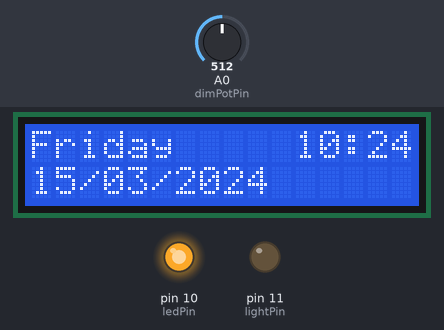
A sketch run on a simulated Arduino Uno, built with avr-gcc and run on an emulated ATmega328P. Parts: 16×2 character LCD, output pins drawn as LEDs (lit = HIGH). The inputs (shaded band) are chosen by the test bench; at power-on: A0 (dimPotPin) = 512. The local clock reads 2024-03-15 10:24:30 at power-on unless the sketch sets it; what the sketch prints to the serial monitor is not drawn.

Above: at 1.2 s.
1.3 s: A0 (dimPotPin) set to 49
At 2.8 s:
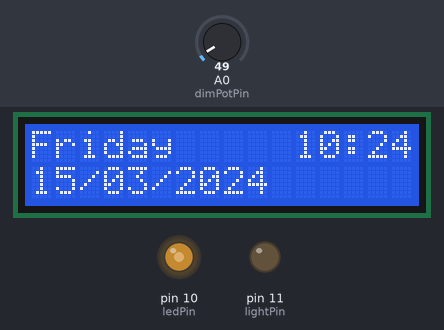
3.0 s: A0 (dimPotPin) set to 13
At 4.6 s:
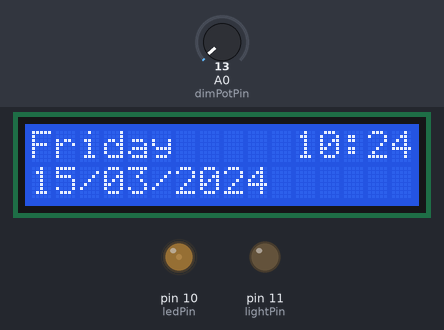
4.9 s: A0 (dimPotPin) set to 0
At 31.0 s:
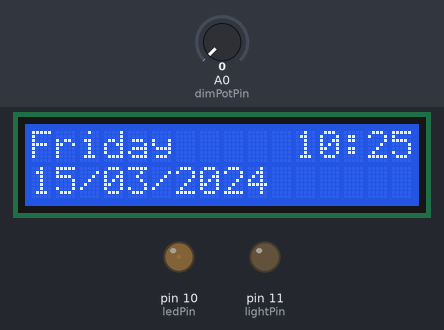
Timing chart, 0 to 31.5 s (numbered marks = the images above; inputs shaded):
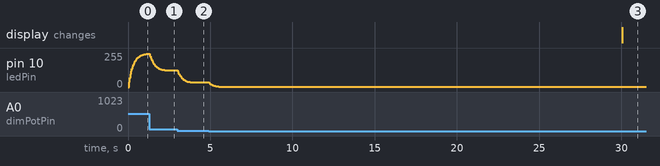

The sketch:

arduino_sunrise_clock.ino
```cpp
// Date and time functions using a DS1307 RTC connected via I2C and Wire lib
#include <Wire.h>
#include "RTClib.h"
#include <LiquidCrystal_I2C.h>  //This version of the library for the display with "I2C Backpack"

RTC_DS1307 rtc;
LiquidCrystal_I2C lcd(0x27,16,2);  // set the LCD address to 0x27 for a 16 chars and 2 line display

char daysOfTheWeek[7][12] = {"Sunday    ", "Monday    ", "Tuesday   ", "Wednesday ", "Thursday  ", "Friday    ", "Saturday  "};
byte buffer;                       //variable to hold data for length check
String buffers;                    //result of variable length check
byte lightPin = 11;                  //PWM output pin for sunrise light
byte ledPin = 10;                  //PWM output pin for display
byte ledVal = 1;                  //set lowest possible initial value for display brightness
byte dimPotPin = 14;                  //analog input from display dimmer pot
byte buttonModePin = 3;            //run mode change button
byte buttonPlusPin = 5;            //increment for setting
byte buttonMinusPin = 6;            //decrement for setting
byte buttonSnoozePin = 9;
byte currentGUIMode = 0;           //defined modes are run(0), clockset(1), alarmset(2), prealarmset(3), postalarmset(4)
byte currentAlarmMode = 1;         //defined modes are off(0), run(1), snooze(2)
byte snoozeDuration = 5;          //not an actual snooze but a temporary dimming.  Probably more useful if the light is uncomfortably bright as you crawl out of bed.
byte snoozeOffset = 50;           //dimming value for PWM when snooze pressed.
byte startBrightness = 1;         //initial PWM value when light turns on.
byte currentBrightness = 0;       //current value of PWM light output
long alarmCalcHour;               //
long alarmCalcMinute;               //
long alarmCalcSecond = 0;          //Created to prevent weird problems in time calculation when time rolls over a minute
long secondsToAlarm;               //
boolean initialStart;             //If true, sends user through all setup menus (assumes initial start or blank RTC)

//  Alarm clock settings which will eventually be stored/retrieved from nvram on the RTC
byte alarmHour = 6;                  //wake hour
byte alarmMinute = 40;                //wake minute
byte alarmSecond = 0;
byte alarmPreMinute = 25;             //number of minutes before alarm set time when light starts
byte alarmPostMinute = 20;            //number of minutes light will remain on after alarm time
byte maxBrightness = 200;         //maximum PWM value when light on.

// Alarm clock settings which will be retrieved from RTC nvram
//byte alarmHour;
//byte alarmMinute;
//byte alarmPreMinute;
//byte alarmPostMinute;
//byte maxBrightness;

void setup () {
  lcd.init();                      // initialize the lcd
  lcd.backlight();                 // turn on backlight.  Unnecessary due to AVR-controlled brighness but useful in case display brightness jumper is reinstalled
  pinMode(ledPin, OUTPUT);
  pinMode(lightPin, OUTPUT);
  pinMode(dimPotPin, INPUT);
  analogWrite(ledPin,ledVal);     //write display brightness to output pin

  while (!Serial);                // for Leonardo/Micro/Zero
  Serial.begin(57600);
  if (! rtc.begin()) {
    Serial.println("Couldn't find RTC");
    while (1);
  }

  //rtc.adjust(DateTime(2017, 12, 8, 20, 33, 0));  //set this to current time before first run of RTC.  Comment out then upload again.

  if (! rtc.isrunning()) {
    Serial.println("RTC is NOT running!");
    rtc.adjust(DateTime(2017, 12, 9, 0, 0, 0));  //RTC is not running, so set this startup date to get nearer to 'now'
    initialStart = true;                           //RTC was not set, so trigger all setup menus in sequence
  }

  //readSettings();                 //Read alarm settings from the RTC nvram

  //delay(1000); //Delay to allow RTC to start up.  Prevents garbage data on first display of clock.

  // This block of code reads the alarm settings out of the nvram of the RTC
}

void loop () {

  // CODE TO CALL SETUP FUNCTIONS BY SETTING initialStart == TRUE. TRIGGERED BY SOME BUTTON SEQUENCE (ALL 3 BUTTONS 5 SECONDS??)

  //checkSettings();                //Check if saved alarm settings have impossible values.  Doesn't guarantee they aren't nonsensical!

  // AN IF STATEMENT TO CALL ALL OF THE SETUP MENUS IN ORDER IF AN INITIAL STARTUP IS DETECTED

  // SOME CODE TO READ MODE BUTTON AND DECIDE IF WE SHOULD CYCLE currentGUIMode OR RETURN TO currentGUIMode == 0 AFTER TIMEOUT

  // CODE TO CALL APPROPRIATE SETUP MENUS BASED ON VALUE OF currentGUIMode

  timeToAlarm();
  setBacklight();
  setLamp();

  DateTime now = rtc.now();
  lcd.setCursor(0,0);
  lcd.print(daysOfTheWeek[now.dayOfTheWeek()]);
  lcd.print(" ");
  buffer = now.hour();
  if (buffer < 10) { buffers = "0" + String(buffer); } else { buffers = String(buffer); }
  lcd.print(buffers);
  lcd.print(':');
  buffer = now.minute();
  if (buffer < 10) { buffers = "0" + String(buffer); } else { buffers = String(buffer); }
  lcd.print(buffers);
  lcd.print(now.minute(), DEC);
  lcd.setCursor(0,1);
  buffer = now.day();
  if (buffer < 10) { buffers = "0" + String(buffer); } else { buffers = String(buffer); }
  lcd.print(buffers);
  lcd.print('/');
  buffer = now.month();
  if (buffer < 10) { buffers = "0" + String(buffer); } else { buffers = String(buffer); }
  lcd.print(buffers);
  lcd.print('/');
  lcd.print(now.year());
  lcd.print("      ");
}

void timeToAlarm() {
  DateTime now = rtc.now();
  DateTime dt0 (now.year(),now.month(),now.day(),now.hour(),now.minute(),now.second());
  Serial.print(dt0.unixtime());
  Serial.print(" ");
  DateTime dt1 (now.year(),now.month(),now.day(),alarmHour,alarmMinute,alarmSecond);
  Serial.print(dt1.unixtime());
  Serial.print(" ");
  secondsToAlarm = dt1.unixtime()-dt0.unixtime();
  if (secondsToAlarm<0) {
    secondsToAlarm += 86400;
  }
  Serial.print(secondsToAlarm);
  Serial.print(" ");
}

void readSettings() {
  uint8_t readData[5] = {0};
  rtc.readnvram(readData, 5, 0);
  alarmHour = readData[0];
  alarmMinute = readData[1];
  alarmPreMinute = readData[2];
  alarmPostMinute = readData[3];
  maxBrightness = readData[4];
}

void checkSettings() {
  if (alarmHour<0 || alarmHour>23 || alarmMinute<0 || alarmMinute>59 || alarmPreMinute<0 || alarmPostMinute<0 || maxBrightness<1 || maxBrightness>255) {
    initialStart = true;
  }
}

// calculate sunrise light level based on current time and alarm time
// if time is between alarm time and preAlarmMinutes earlier then calculate brightness ramping up to maxBrightness

void setLamp() {
  if (secondsToAlarm<alarmPreMinute*60){
     currentBrightness = ((alarmPreMinute*60-secondsToAlarm)*maxBrightness)/(alarmPreMinute*60);
  }
  else if (secondsToAlarm>(86400-alarmPostMinute*60)) {
     currentBrightness = maxBrightness;
  }
  else {
     currentBrightness = 0;
  }
  analogWrite(lightPin,currentBrightness); //set new brightness to PWM output for sunrise light
  Serial.println(currentBrightness);                //show calculated value for display brightness
}

void setBacklight() {
  // IF STATEMENT TO MAKE LCD DISPLAY BRIGHTNESS FOLLOW SUNRISE LIGHT BRIGHTNESS DURING LIGHT-ON TIMES.  OTHERWISE LET IT FOLLOW LIGHT SENSOR.
  // MAP DISPLAY BRIGHTNESS FROM SUNRISE LIGHT BRIGHTNESS SO DISPLAY CAN REACH 255 PWM EVEN IF SUNRISE LIGHT IS LIMITED OUT TO A LOWER VALUE.
  if (currentBrightness>0) {
    ledVal = currentBrightness;
  }
  else {
    ledVal = ((ledVal * 6) + constrain(map(analogRead(dimPotPin),0,100,3,255),3,255))/7; //read dimmer pot,map to appropriate output value, apply filter to average values out and avoid flicker
  }
  analogWrite(ledPin,ledVal); //set new brightness to PWM output for display
  Serial.print(analogRead(dimPotPin));                //show measured input for display brightness
  Serial.print("     ");
  Serial.print(ledVal);                //show calculated value for display brightness
  Serial.print("     ");
}


    // SOME CODE HERE TO READ THE ALARM TIME PARAMETER STORED IN THE EXTRA MEMORY OF THE RTC/

    // SOME CODE HERE TO SET THE CLOCK IF initialStart == TRUE OR clockIsSet == FALSE OR currentGUIMode == 1

    // SOME CODE HERE TO SET THE ALARM IF initialStart == TRUE OR alarmIsSet == FALSE OR currentGUIMode == 2

    // SOME CODE HERE TO SET preAlarmMinutes IF initialStart == TRUE OR currentGUIMode == 3

    // SOME CODE HERE TO SET postAlarmMinutes IF initialStart == TRUE OR currentGUIMode == 4
```

Measured:
- after the input at 1.3 s, pin 10 (ledPin): moves from 249/255 to 126/255 over 0.93 s, starting at once
- after the input at 3.0 s, pin 10 (ledPin): moves from 126/255 to 35/255 over 0.84 s, starting at once
- after the input at 4.9 s, pin 10 (ledPin): moves from 35/255 to 3/255 over 0.59 s, starting at once
